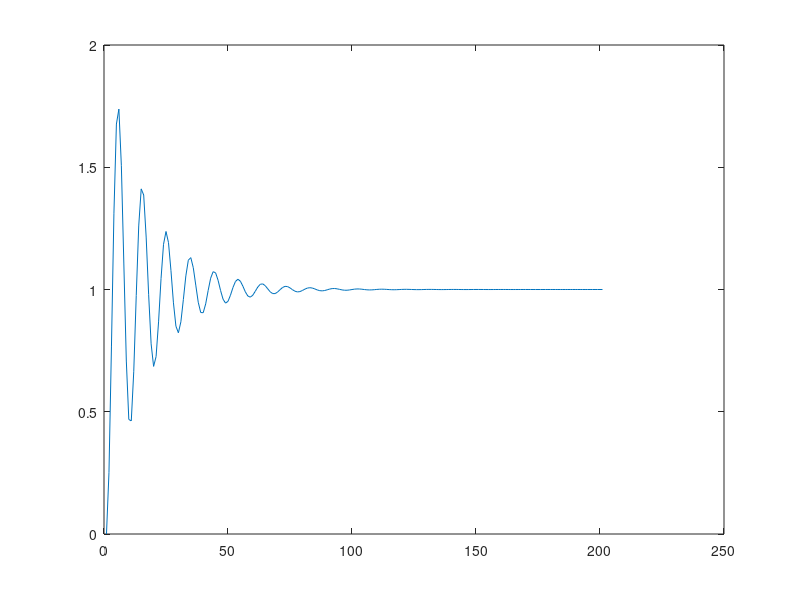

This chart was generated by the following MATLAB code: (Note: this script raises an error after producing the figure.)
num = [60 300];
den = [1 6.2 -53.8 1];
plant = tf(num,den);

% Specify the PID controller gains
Kp = 1000;
Ki = 0;
Kd = 0;

% Create the PID controller transfer function
controller = pid(Kp, Ki, Kd);

% Connect the controller and plant in series to create a closed-loop system
sys_cl = feedback(controller * plant, 1);

% Simulate the step response of the closed-loop system
t = 0:0.1:20;
S = step(sys_cl, t);

figure
plot(S)
stepinfo(S)
% Add labels to the plot
title('Step Response with P Controller');
xlabel('Time (sec)');
ylabel('Output');
